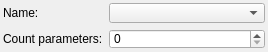
<?xml version="1.0" encoding="UTF-8"?>
<ui version="4.0">
 <class>Widget_NodeShader</class>
 <widget class="QWidget" name="Widget_NodeShader">
  <property name="geometry">
   <rect>
    <x>0</x>
    <y>0</y>
    <width>268</width>
    <height>52</height>
   </rect>
  </property>
  <property name="minimumSize">
   <size>
    <width>268</width>
    <height>52</height>
   </size>
  </property>
  <property name="maximumSize">
   <size>
    <width>268</width>
    <height>52</height>
   </size>
  </property>
  <property name="windowTitle">
   <string>Form</string>
  </property>
  <layout class="QFormLayout" name="formLayout">
   <property name="leftMargin">
    <number>3</number>
   </property>
   <property name="topMargin">
    <number>3</number>
   </property>
   <property name="rightMargin">
    <number>3</number>
   </property>
   <property name="bottomMargin">
    <number>3</number>
   </property>
   <item row="0" column="0">
    <widget class="QLabel" name="label_name">
     <property name="text">
      <string>Name:</string>
     </property>
    </widget>
   </item>
   <item row="0" column="1">
    <widget class="QComboBox" name="comboBox_name"/>
   </item>
   <item row="1" column="0">
    <widget class="QLabel" name="label_countParameters">
     <property name="text">
      <string>Count parameters:</string>
     </property>
    </widget>
   </item>
   <item row="1" column="1">
    <widget class="QSpinBox" name="spinBox_countParameters">
     <property name="maximum">
      <number>9999</number>
     </property>
    </widget>
   </item>
  </layout>
 </widget>
 <resources/>
 <connections/>
</ui>
